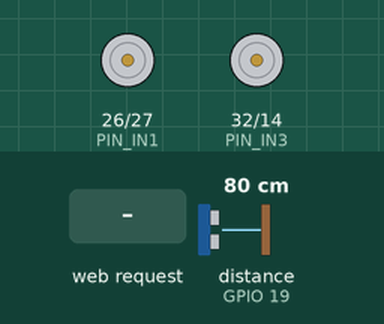
Simulated run of this sketch. Board: ESP32. On the bench: motor-driver pin pairs drawn as motors (green arrow = first pin HIGH = forward, orange = second pin HIGH = backward, longer = more drive, scaled by the enable pin). Wiring (inferred from the names in the program): ultrasonic range finder: trigger GPIO 18; echo GPIO 19. The test bench sets the inputs (shaded band); at power-on: distance to the obstacle (sensor on GPIO 19) 80 cm. The echo pulse lasts 58.3 µs per cm; what the sketch prints to the serial monitor is not drawn.

Above: at 1.2 s.
1.3 s: HTTP request GET /api/cmd?dir=F received
At 1.9 s:
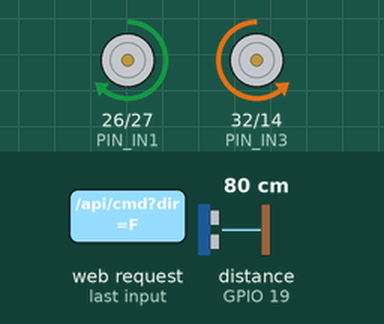
3.6 s: HTTP request GET /api/cmd?dir=B received
At 3.9 s:
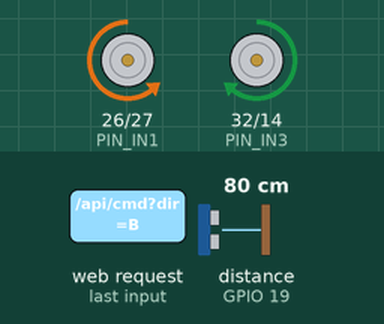
5.9 s: HTTP request GET /api/cmd?dir=L received
At 6.5 s:
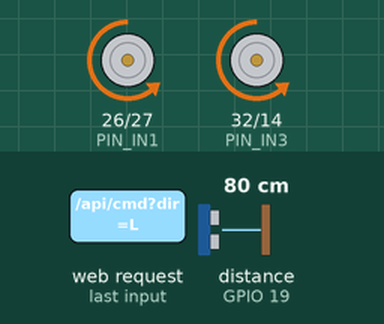
8.2 s: HTTP request GET /api/cmd?dir=R received
At 8.6 s:
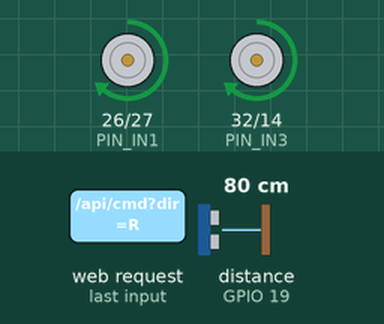
Timing chart, 0 to 11.2 s (numbered marks = the images above; inputs shaded):
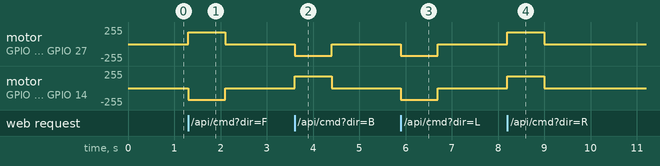

The sketch:

carrinho_robo_v0_2.ino
```cpp
/*
  Carrinho-robô Wi-Fi com ESP32, L298N, 2 motores e HC-SR04

  Firmware: v0.2
  Tarefa 18: acréscimo do sensor ultrassônico e bloqueio de obstáculos

  Rede criada pelo ESP32:
    Nome: Carrinho-ESP32
    Senha: carrinho123
    Painel: http://192.168.4.1

  Desenvolvido para Arduino-ESP32 3.x.
*/

#include <Arduino.h>
#include <WiFi.h>
#include <WebServer.h>

// -------------------- Wi-Fi e servidor --------------------
constexpr char FIRMWARE_VERSION[] = "0.2";
const char* WIFI_NAME = "Carrinho-ESP32";
const char* WIFI_PASSWORD = "carrinho123";  // Minimo de 8 caracteres.

IPAddress localIP(192, 168, 4, 1);
IPAddress gateway(192, 168, 4, 1);
IPAddress subnet(255, 255, 255, 0);

WebServer server(80);

// -------------------- L298N --------------------
// Remova os jumpers ENA e ENB do L298N para controlar a velocidade por PWM.
constexpr uint8_t PIN_ENA = 25;
constexpr uint8_t PIN_IN1 = 26;
constexpr uint8_t PIN_IN2 = 27;
constexpr uint8_t PIN_ENB = 33;
constexpr uint8_t PIN_IN3 = 32;
constexpr uint8_t PIN_IN4 = 14;

constexpr uint32_t PWM_FREQUENCY = 10000;
constexpr uint8_t PWM_RESOLUTION = 8;  // Valores de 0 a 255.

// Motores montados espelhados normalmente precisam de um lado invertido.
// Se um lado girar ao contrario, troque true/false somente aqui.
constexpr bool LEFT_MOTOR_INVERTED = false;
constexpr bool RIGHT_MOTOR_INVERTED = true;

// -------------------- HC-SR04 --------------------
constexpr uint8_t PIN_TRIG = 18;
constexpr uint8_t PIN_ECHO = 19;
constexpr float STOP_DISTANCE_CM = 20.0F;
constexpr uint32_t ULTRASONIC_INTERVAL_MS = 100;

// O ECHO do HC-SR04 trabalha em 5 V. Use divisor resistivo:
// ECHO -- 1 kOhm -- GPIO 19 -- 2 kOhm -- GND.

// -------------------- Seguranca --------------------
constexpr uint32_t COMMAND_TIMEOUT_MS = 800;

enum class Direction : uint8_t {
  Stop,
  Forward,
  Backward,
  Left,
  Right
};

Direction currentDirection = Direction::Stop;
uint8_t currentSpeed = 180;
float distanceCm = -1.0F;
bool obstacleBlocked = false;
uint32_t lastCommandAt = 0;
uint32_t lastUltrasonicAt = 0;

// -------------------- Pagina web --------------------
const char INDEX_HTML[] PROGMEM = R"HTML(
<!doctype html>
<html lang="pt-BR">
<head>
  <meta charset="utf-8">
  <meta name="viewport" content="width=device-width,initial-scale=1,maximum-scale=1,user-scalable=no">
  <title>Carrinho ESP32</title>
  <style>
    :root { color-scheme: dark; font-family: system-ui, -apple-system, sans-serif; }
    * { box-sizing: border-box; -webkit-tap-highlight-color: transparent; }
    body { margin: 0; min-height: 100vh; display: grid; place-items: center; background: #07111f; color: #e5eefb; }
    main { width: min(94vw, 430px); padding: 22px; border-radius: 24px; background: #101d30; box-shadow: 0 24px 70px #0008; }
    h1 { margin: 0 0 4px; font-size: 1.55rem; }
    .subtitle { margin: 0 0 18px; color: #94a9c7; }
    .status { display: grid; grid-template-columns: 1fr 1fr; gap: 10px; margin-bottom: 18px; }
    .card { min-height: 72px; padding: 12px; border-radius: 15px; background: #182a43; }
    .card small { display: block; color: #9cb0cc; }
    .card strong { display: block; margin-top: 5px; font-size: 1.1rem; }
    .blocked { color: #ff8c8c; }
    .free { color: #75e6a7; }
    .pad { display: grid; grid-template-columns: repeat(3, 1fr); gap: 12px; user-select: none; touch-action: none; }
    button { min-height: 78px; border: 0; border-radius: 18px; color: white; background: #243b5d; font-size: 2rem; font-weight: 800; box-shadow: inset 0 -4px #0004; }
    button:active, button.active { transform: translateY(2px); background: #2e65b7; box-shadow: inset 0 -2px #0005; }
    button.stop { background: #b62d45; }
    .empty { visibility: hidden; }
    .speed { margin-top: 20px; }
    .speed-row { display: flex; justify-content: space-between; margin-bottom: 8px; }
    input[type=range] { width: 100%; accent-color: #5ea1ff; }
    .hint { margin: 16px 0 0; color: #8ea4c3; font-size: .85rem; text-align: center; }
  </style>
</head>
<body>
  <main>
    <h1>Carrinho ESP32</h1>
    <p class="subtitle">Controle Wi-Fi local • Firmware v0.2</p>

    <section class="status">
      <div class="card"><small>Distancia frontal</small><strong id="distance">-- cm</strong></div>
      <div class="card"><small>Estado</small><strong id="state" class="free">Pronto</strong></div>
    </section>

    <section class="pad" aria-label="Controles de movimento">
      <span class="empty"></span>
      <button data-dir="F" aria-label="Avancar">▲</button>
      <span class="empty"></span>
      <button data-dir="L" aria-label="Virar a esquerda">◀</button>
      <button data-dir="S" class="stop" aria-label="Parar">■</button>
      <button data-dir="R" aria-label="Virar a direita">▶</button>
      <span class="empty"></span>
      <button data-dir="B" aria-label="Recuar">▼</button>
      <span class="empty"></span>
    </section>

    <section class="speed">
      <div class="speed-row"><span>Velocidade</span><strong id="speedValue">180</strong></div>
      <input id="speed" type="range" min="90" max="255" value="180" step="5">
    </section>

    <p class="hint">Segure uma seta para mover. Solte para parar.</p>
  </main>

  <script>
    const speed = document.querySelector('#speed');
    const speedValue = document.querySelector('#speedValue');
    const distance = document.querySelector('#distance');
    const state = document.querySelector('#state');
    const buttons = [...document.querySelectorAll('button[data-dir]')];
    let activeDirection = 'S';
    let keepAlive = null;

    speed.addEventListener('input', () => speedValue.textContent = speed.value);

    function updateStatus(data) {
      distance.textContent = data.distance < 0 ? '-- cm' : `${data.distance.toFixed(1)} cm`;
      state.textContent = data.blocked ? 'Obstaculo' : (data.command === 'S' ? 'Parado' : 'Movendo');
      state.className = data.blocked ? 'blocked' : 'free';
    }

    async function sendCommand(direction) {
      try {
        const response = await fetch(`/api/cmd?dir=${direction}&speed=${speed.value}`, {cache: 'no-store'});
        updateStatus(await response.json());
      } catch (_) {
        state.textContent = 'Sem conexao';
        state.className = 'blocked';
      }
    }

    function stopKeepAlive() {
      if (keepAlive) clearInterval(keepAlive);
      keepAlive = null;
      buttons.forEach(button => button.classList.remove('active'));
    }

    function startMovement(event) {
      event.preventDefault();
      const button = event.currentTarget;
      const direction = button.dataset.dir;
      stopKeepAlive();
      activeDirection = direction;
      button.classList.add('active');
      sendCommand(direction);
      if (direction !== 'S') {
        keepAlive = setInterval(() => sendCommand(direction), 250);
      }
    }

    function stopMovement(event) {
      if (event) event.preventDefault();
      if (activeDirection !== 'S') sendCommand('S');
      activeDirection = 'S';
      stopKeepAlive();
    }

    buttons.forEach(button => {
      button.addEventListener('pointerdown', startMovement);
      button.addEventListener('pointerup', stopMovement);
      button.addEventListener('pointercancel', stopMovement);
      button.addEventListener('pointerleave', stopMovement);
    });

    window.addEventListener('blur', stopMovement);
    document.addEventListener('visibilitychange', () => {
      if (document.hidden) stopMovement();
    });

    setInterval(async () => {
      try {
        const response = await fetch('/api/status', {cache: 'no-store'});
        updateStatus(await response.json());
      } catch (_) {}
    }, 500);
  </script>
</body>
</html>
)HTML";

// -------------------- Controle dos motores --------------------
void setMotor(uint8_t input1, uint8_t input2, uint8_t enablePin, int16_t power, bool inverted) {
  power = constrain(power, -255, 255);
  if (inverted) power = -power;

  if (power > 0) {
    digitalWrite(input1, HIGH);
    digitalWrite(input2, LOW);
  } else if (power < 0) {
    digitalWrite(input1, LOW);
    digitalWrite(input2, HIGH);
  } else {
    digitalWrite(input1, LOW);
    digitalWrite(input2, LOW);
  }

  ledcWrite(enablePin, abs(power));
}

void stopMotors() {
  setMotor(PIN_IN1, PIN_IN2, PIN_ENA, 0, LEFT_MOTOR_INVERTED);
  setMotor(PIN_IN3, PIN_IN4, PIN_ENB, 0, RIGHT_MOTOR_INVERTED);
  currentDirection = Direction::Stop;
}

void moveRobot(Direction direction, uint8_t speedValue) {
  if (direction == Direction::Forward && obstacleBlocked) {
    stopMotors();
    return;
  }

  currentSpeed = speedValue;
  currentDirection = direction;

  switch (direction) {
    case Direction::Forward:
      setMotor(PIN_IN1, PIN_IN2, PIN_ENA, speedValue, LEFT_MOTOR_INVERTED);
      setMotor(PIN_IN3, PIN_IN4, PIN_ENB, speedValue, RIGHT_MOTOR_INVERTED);
      break;
    case Direction::Backward:
      setMotor(PIN_IN1, PIN_IN2, PIN_ENA, -speedValue, LEFT_MOTOR_INVERTED);
      setMotor(PIN_IN3, PIN_IN4, PIN_ENB, -speedValue, RIGHT_MOTOR_INVERTED);
      break;
    case Direction::Left:
      setMotor(PIN_IN1, PIN_IN2, PIN_ENA, -speedValue, LEFT_MOTOR_INVERTED);
      setMotor(PIN_IN3, PIN_IN4, PIN_ENB, speedValue, RIGHT_MOTOR_INVERTED);
      break;
    case Direction::Right:
      setMotor(PIN_IN1, PIN_IN2, PIN_ENA, speedValue, LEFT_MOTOR_INVERTED);
      setMotor(PIN_IN3, PIN_IN4, PIN_ENB, -speedValue, RIGHT_MOTOR_INVERTED);
      break;
    case Direction::Stop:
    default:
      stopMotors();
      break;
  }
}

// -------------------- Sensor ultrassonico --------------------
float readDistanceCm() {
  digitalWrite(PIN_TRIG, LOW);
  delayMicroseconds(2);
  digitalWrite(PIN_TRIG, HIGH);
  delayMicroseconds(10);
  digitalWrite(PIN_TRIG, LOW);

  const uint32_t duration = pulseIn(PIN_ECHO, HIGH, 25000UL);
  if (duration == 0) return -1.0F;
  return (duration * 0.0343F) / 2.0F;
}

// -------------------- API web --------------------
const char* directionCode(Direction direction) {
  switch (direction) {
    case Direction::Forward: return "F";
    case Direction::Backward: return "B";
    case Direction::Left: return "L";
    case Direction::Right: return "R";
    case Direction::Stop:
    default: return "S";
  }
}

String statusJson() {
  String json = "{";
  json += "\"version\":\"";
  json += FIRMWARE_VERSION;
  json += "\",";
  json += "\"distance\":";
  json += String(distanceCm, 1);
  json += ",\"blocked\":";
  json += (obstacleBlocked ? "true" : "false");
  json += ",\"command\":\"";
  json += directionCode(currentDirection);
  json += "\",\"speed\":";
  json += String(currentSpeed);
  json += ",\"clients\":";
  json += String(WiFi.softAPgetStationNum());
  json += "}";
  return json;
}

Direction parseDirection(const String& value) {
  if (value == "F") return Direction::Forward;
  if (value == "B") return Direction::Backward;
  if (value == "L") return Direction::Left;
  if (value == "R") return Direction::Right;
  return Direction::Stop;
}

void handleCommand() {
  const Direction requestedDirection = parseDirection(server.arg("dir"));
  const int requestedSpeed = server.hasArg("speed")
    ? constrain(server.arg("speed").toInt(), 0, 255)
    : currentSpeed;

  lastCommandAt = millis();
  moveRobot(requestedDirection, static_cast<uint8_t>(requestedSpeed));

  server.sendHeader("Cache-Control", "no-store");
  server.send(200, "application/json", statusJson());
}

void handleStatus() {
  server.sendHeader("Cache-Control", "no-store");
  server.send(200, "application/json", statusJson());
}

void configureWebServer() {
  server.on("/", HTTP_GET, []() {
    server.send_P(200, "text/html; charset=utf-8", INDEX_HTML);
  });

  server.on("/api/cmd", HTTP_GET, handleCommand);
  server.on("/api/status", HTTP_GET, handleStatus);

  server.onNotFound([]() {
    server.sendHeader("Location", "/", true);
    server.send(302, "text/plain", "");
  });

  server.begin();
}

// -------------------- Arduino --------------------
void setup() {
  Serial.begin(115200);

  pinMode(PIN_IN1, OUTPUT);
  pinMode(PIN_IN2, OUTPUT);
  pinMode(PIN_IN3, OUTPUT);
  pinMode(PIN_IN4, OUTPUT);
  pinMode(PIN_TRIG, OUTPUT);
  pinMode(PIN_ECHO, INPUT);

  const bool pwmAOk = ledcAttach(PIN_ENA, PWM_FREQUENCY, PWM_RESOLUTION);
  const bool pwmBOk = ledcAttach(PIN_ENB, PWM_FREQUENCY, PWM_RESOLUTION);
  if (!pwmAOk || !pwmBOk) {
    Serial.println("ERRO: nao foi possivel configurar o PWM.");
    while (true) delay(1000);
  }

  stopMotors();
  distanceCm = readDistanceCm();
  obstacleBlocked = distanceCm > 0 && distanceCm < STOP_DISTANCE_CM;

  WiFi.mode(WIFI_AP);
  WiFi.softAPConfig(localIP, gateway, subnet);

  if (!WiFi.softAP(WIFI_NAME, WIFI_PASSWORD)) {
    Serial.println("ERRO: nao foi possivel criar a rede Wi-Fi.");
    while (true) delay(1000);
  }

  configureWebServer();

  Serial.println();
  Serial.println("Carrinho pronto.");
  Serial.print("Firmware: v");
  Serial.println(FIRMWARE_VERSION);
  Serial.print("Rede Wi-Fi: ");
  Serial.println(WIFI_NAME);
  Serial.print("Senha: ");
  Serial.println(WIFI_PASSWORD);
  Serial.print("Abra no celular: http://");
  Serial.println(WiFi.softAPIP());
}

void loop() {
  server.handleClient();

  const uint32_t now = millis();

  if (now - lastUltrasonicAt >= ULTRASONIC_INTERVAL_MS) {
    lastUltrasonicAt = now;
    distanceCm = readDistanceCm();
    obstacleBlocked = distanceCm > 0 && distanceCm < STOP_DISTANCE_CM;

    if (obstacleBlocked && currentDirection == Direction::Forward) {
      stopMotors();
    }
  }

  if (currentDirection != Direction::Stop && now - lastCommandAt > COMMAND_TIMEOUT_MS) {
    stopMotors();
  }
}
```

Measured:
- after the input at 1.3 s, motor on GPIO 26 (PIN_IN1) / GPIO 27 (PIN_IN2): stopped → forward 179/255 at once, → stopped 0.80 s later; motor on GPIO 32 (PIN_IN3) / GPIO 14 (PIN_IN4): stopped → backward 179/255 at once, → stopped 0.80 s later
- after the input at 3.6 s, motor on GPIO 26 (PIN_IN1) / GPIO 27 (PIN_IN2): stopped → backward 179/255 at once, → stopped 0.80 s later; motor on GPIO 32 (PIN_IN3) / GPIO 14 (PIN_IN4): stopped → forward 179/255 at once, → stopped 0.80 s later
- after the input at 5.9 s, motor on GPIO 26 (PIN_IN1) / GPIO 27 (PIN_IN2), motor on GPIO 32 (PIN_IN3) / GPIO 14 (PIN_IN4): stopped → backward 179/255 at once, → stopped 0.80 s later
- after the input at 8.2 s, motor on GPIO 26 (PIN_IN1) / GPIO 27 (PIN_IN2), motor on GPIO 32 (PIN_IN3) / GPIO 14 (PIN_IN4): stopped → forward 179/255 at once, → stopped 0.80 s later
